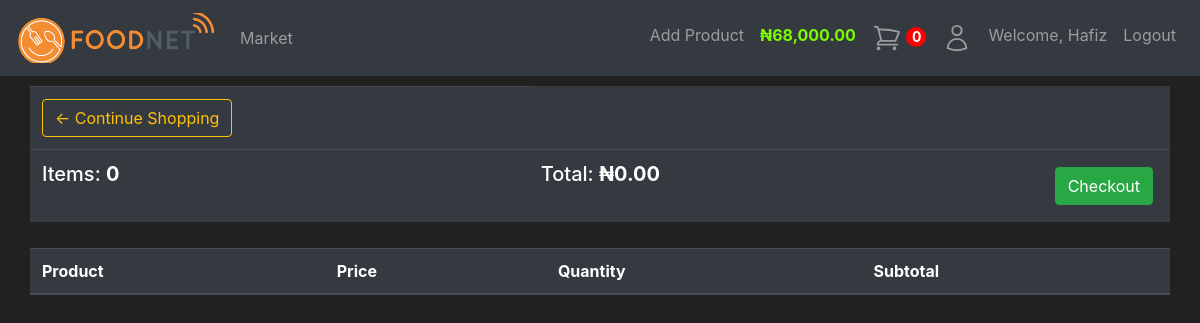
The page /foodNet/market/cart/ (signed in) on the database as committed earlier.
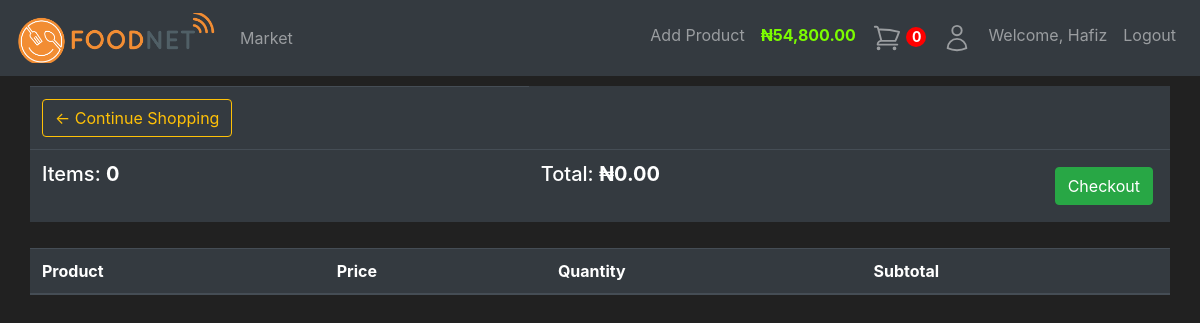
The same page on the database as committed later.
### foodNet/models.py (models this page shows, shortened)
class User(AbstractUser):
    first_name = models.CharField(max_length=64, blank=False, null=False)
    last_name = models.CharField(max_length=64, blank=False, null=False)
    middle_name = models.CharField(max_length=64, blank=False, null=False)
    phone_number = models.CharField(max_length=64, blank=True)
    address1 = models.CharField(max_length=64, blank=True)
    address2 = models.CharField(max_length=64, blank=True)
    city = models.CharField(max_length=200, null=True, blank=True)
    state = models.CharField(max_length=200, null=True, blank=True)
    zipcode = models.CharField(max_length=200, null=True, blank=True)
    budget = models.IntegerField(default=100000)
    def __str__(self):
        return'{} {}'.format(self.first_name, self.last_name)

class Order(models.Model):
    client = models.ForeignKey('User', on_delete=models.SET_NULL, related_name='orders', null=True, blank=True)
    order_timestamp = models.DateTimeField(auto_now_add=True)
    complete = models.BooleanField(default=False)
    status = models.CharField(max_length=64, default='shopping')
    transaction_id = models.CharField(max_length=64)
    @property
    def get_cart_total(self):
        orderitems = self.order_items.all()
        total_amount = sum([item.get_total for item in orderitems])
        return total_amount
    @property
    def get_cart_items(self):
        orderitems = self.order_items.all()
        total_quantity = sum([item.quantity for item in orderitems])
        return total_quantity

### foodNet/views.py (the view, shortened to what this page needs)
# urls.py: path("market/cart/", views.cart, name="cart"),
def cart(request):
    data = cartData(request)
    items = data['items']
    order = data['order']
    cartItems = data['cartItems']
    return render(request, "foodnet/cart.html", {
            'items': items,
            'order': order,
            'cartItems': cartItems,
        })

### foodNet/templatetags/my_filter.py (called while the page is built)
@register.filter()
def naira(value):
    return f"₦{value:,.2f}"

### foodNet/utils.py (called while the page is built, shortened)
def cartData(request):
    if request.user.is_authenticated:
        client = request.user
        order, created = Order.objects.get_or_create(client=client, complete=False)
        items = order.order_items.all()
        cartItems = order.get_cart_items
    return ({
                'items': items,
                'order': order,
                'cartItems': cartItems,
                'error': False
            })

### foodNet/templates/foodnet/cart.html (shortened to what this page needs)
{% extends 'foodnet/layout.html' %}
{% load static %}
{% load my_filter %}
{% block content %}
    <div>
    <div class="container">
      <div class="row">
        <div class="col-lg-12 p-0">
            <table class="table table-dark">
                <tr>
                    <th>
                        <a class="btn btn-outline-warning" href="{% url 'foodNet:market' %}">&#x2190; Continue Shopping</a>
                    </th>
                </tr>
                <tr>
                    <th>
                        <h5>Items: <strong>{{ order.get_cart_items }}</strong> </h5>
                    </th>
                    <th>
                        <h5>Total: <strong>{{ order.get_cart_total|naira }}</strong> </h5>
                    </th>
                    <th>
                        <a style="float: right; margin: 5px;" class="btn btn-success" href="{% url 'foodNet:checkout'%}">Checkout</a>
                    </th>
                </tr>
            </table>
        </div>
        <br>
        <div class="col-lg-12 p-0">
            <table class="table table-hover table-dark">
                <thead>
                    <th scope="col">Product</th>
                    <th scope="col">Price</th>
                    <th scope="col">Quantity</th>
                    <th scope="col">Subtotal</th>
                </thead>
            </table>
        </div>
      </div>
    </div>
{% endblock content %}

### foodNet/templates/foodnet/layout.html (shortened to what this page needs)
{% load static %}
{% load my_filter %}
<!DOCTYPE html5>
<html lang="en">
  <head>
    <link
      rel="stylesheet"
      href="https://cdn.jsdelivr.net/npm/bootstrap@4.5.3/dist/css/bootstrap.min.css"
    />
    <link rel="stylesheet" href="{% static 'foodnet/styles/index.css' %}"/>
  </head>
  <body>
    <nav class="navbar navbar-expand-md navbar-dark bg-dark">
      <a class="navbar-brand" href="{% url 'foodNet:market' %}">
        <img  style="width: 200px; height: 50px;" src="{% static 'foodnet/assets/foodnet.png' %}" >
      </a>
      <div class="collapse navbar-collapse" id="navbarNav">
        <ul class="navbar-nav mr-auto">
          <li class="nav-item">
            <a class="nav-link" href="{% url 'foodNet:market' %}"> Market </a>
          </li>
        </ul>
        <ul class="navbar-nav">
          {% if user.is_authenticated %}
            <li class="nav-item">
              <a class="nav-link" href="{% url 'foodNet:create_product' %}"> Add Product </a>
            </li>
            <li class="nav-item">
              <a class="nav-link" style="color: lawngreen; font-weight: bold">
                {{ user.budget|naira }}
              </a>
            </li>
          {% endif %}
            <li class="nav-item">
              <a class="nav-link" id="cart" href="{% url 'foodNet:cart' %}">
                 <span class="badge badge-light">{{ cartItems }}</span>
              </a>
            </li>
          {% if user.is_authenticated %}
            <li class="nav-item">
              <a class="nav-link" id="profile" href="{% url 'foodNet:profile' prof_name=user.username prof_id=user.id %}">
              </a>
            </li>
            <li class="nav-item">
              <a class="nav-link"> Welcome, {{ user.first_name.title }} </a>
            </li>
            <li class="nav-item">
              <a class="nav-link" href="{% url 'foodNet:logout' %}"> Logout </a>
            </li>
          {% endif %}
        </ul>
      </div>
    </nav>
    {% block content %}
    {% endblock %}
  </body>
</html>

### static/foodnet/styles/index.css (style rules this page uses)
body { background-color: #212121; color: white; }
img { width: 200px; height:200px; object-fit: cover; }
.col-lg-4, .col-lg-6, .col-lg-8, .col-lg-12 { margin-top: 10px; }
#cart-icon { display: inline-block; }
.badge { text-align: center; color: #fff; background-color: red; font-size: 14px; width: 20px; height: 20px; border-radius: 50%; }

Rows that differ between the two databases and show on the page:
changed User "Hafiz": budget|naira "₦68,000.00" → "₦54,800.00"
